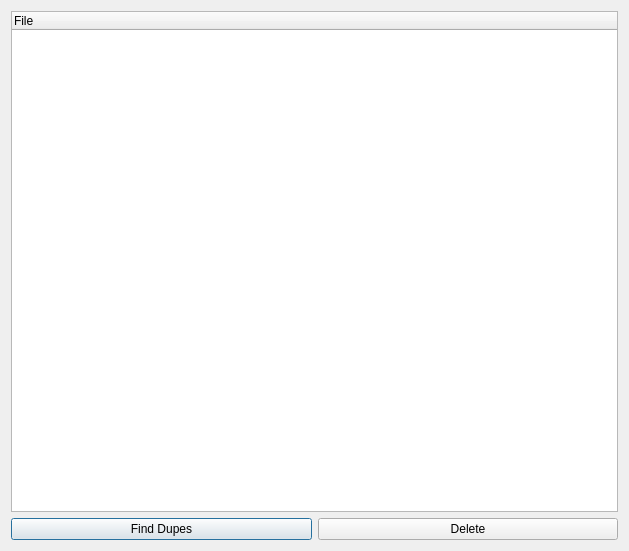
<?xml version="1.0" encoding="UTF-8"?>
<ui version="4.0">
 <class>DialogFindDupes</class>
 <widget class="QDialog" name="DialogFindDupes">
  <property name="geometry">
   <rect>
    <x>0</x>
    <y>0</y>
    <width>629</width>
    <height>551</height>
   </rect>
  </property>
  <property name="windowTitle">
   <string>Find Dupes</string>
  </property>
  <layout class="QGridLayout" name="gridLayout">
   <item row="0" column="0" colspan="2">
    <widget class="QTreeWidget" name="treeDupes">
     <property name="columnCount">
      <number>1</number>
     </property>
     <column>
      <property name="text">
       <string>File</string>
      </property>
     </column>
    </widget>
   </item>
   <item row="1" column="0">
    <widget class="QPushButton" name="btnRun">
     <property name="text">
      <string>Find Dupes</string>
     </property>
    </widget>
   </item>
   <item row="1" column="1">
    <widget class="QPushButton" name="btnDelete">
     <property name="text">
      <string>Delete</string>
     </property>
    </widget>
   </item>
  </layout>
 </widget>
 <resources/>
 <connections/>
</ui>
